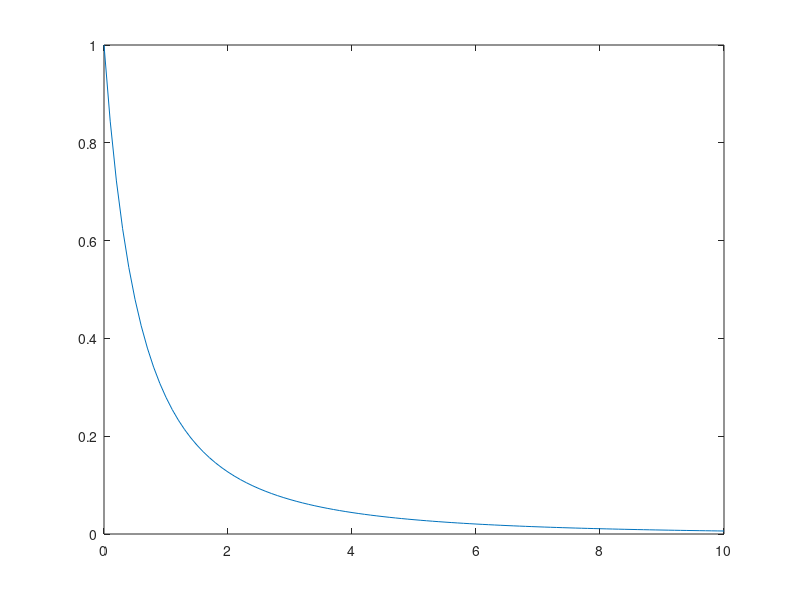

Here is the MATLAB script that generated this plot:
NTU =0:0.1:10;

dedNTU = @(NTU)(7840.*exp(-(49.*NTU)./209).*(exp(-(49.*NTU)./209) - 1)) ./(43681.*((160.*exp(-(49.*NTU)./209))./209 - 1).^2) - (49.*exp(-(49.*NTU)./209))./(209.*((160.*exp(-(49.*NTU)./209))./209 - 1));

plot(NTU,dedNTU(NTU));